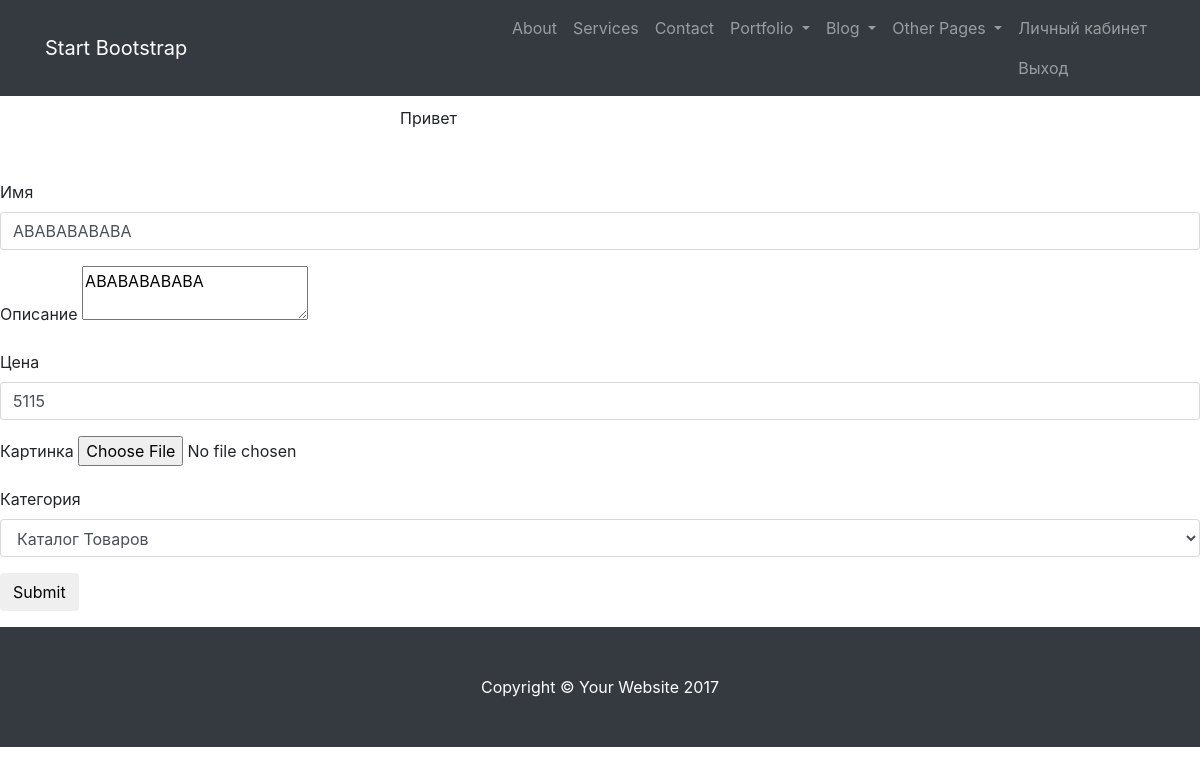
The page /prodedit.php?id=9 (signed in) on the database its author committed.
### tables this page shows
CREATE TABLE IF NOT EXISTS `products` (
  `id` int(11) NOT NULL AUTO_INCREMENT,
  `name` tinytext NOT NULL,
  `body` text NOT NULL,
  `picture` tinytext NOT NULL,
  `price` tinytext NOT NULL,
  `vip` tinytext NOT NULL,
  `putdate` tinytext NOT NULL,
  `url` tinytext NOT NULL,
  `product_code` tinytext NOT NULL,
  `status` tinytext NOT NULL,
  `catalog_id` int(11) NOT NULL,
  `user_id` int(11) NOT NULL,
  PRIMARY KEY (`id`)
);

### prodedit.php (the view, shortened to what this page needs)
<?php require_once('templates/top.php');
	if ($_GET['id']) {
		$id = (int)$_GET['id'];
	} else {
		$id = 0;
	}
	$user_id = (int)$_SESSION['user_id'];
	$query = "SELECT * FROM products WHERE id = $id AND user_id = $user_id";
	$adr = mysqli_query($db_con, $query);
	$product = mysqli_fetch_array($adr);
		?>
	<form action="prodedit.php?id=<? echo $id ?>" method="post" enctype="multipart/form-data">
		<div class="form-group">
		    <label for="name">Имя</label>
		    <input type="text" class="form-control" name="name" id="name" placeholder="name" value="<? echo $product['name']; ?>">
		</div>
		<div class="form-group">
		    <label for="body">Описание</label>
		 	<textarea name="body"><? echo $product['name']; ?></textarea>
		 </div>
		 <div class="form-group">
		    <label for="price">Цена</label>
		    <input type="text" class="form-control" name="price" id="price" placeholder="price" value="<? echo $product['price']; ?>">
		</div>
		 <div class="form-group">
			<label for="file">Картинка</label>
		    <input type="file" id="picture" name="picture">
		  </div>
		  <div class="form-group">
		  <label for="picture">Категория</label>
				<select class="form-control" name="catalog_id">
					<?
						$query = "SELECT * FROM catalogs";
						$adr = mysqli_query($db_con, $query);
						while ($cats = mysqli_fetch_array($adr)) {
							?>
								<option <? if($product['catalog_id'] == $cats['id'])echo'selected';	?> value="<? echo $cats['id']?>"><? echo $cats['name']?></option>
							<?
						}
					?>
				</select>
		  </div>
		  <button type="submit" class="btn btn-default">Submit</button>
	</form>
<?php require_once ('templates/bottom.php')?>

### css/modern-business.css (style rules this page uses)
body { padding-top: 54px; }
@media (min-width: 992px) { body { padding-top: 56px; } }

### rows shown on the page
products: name "ABABABABABA", body "ABABABABABA", price "5115"

### other values the page prints
form field catalog_id "Каталог Товаров"
